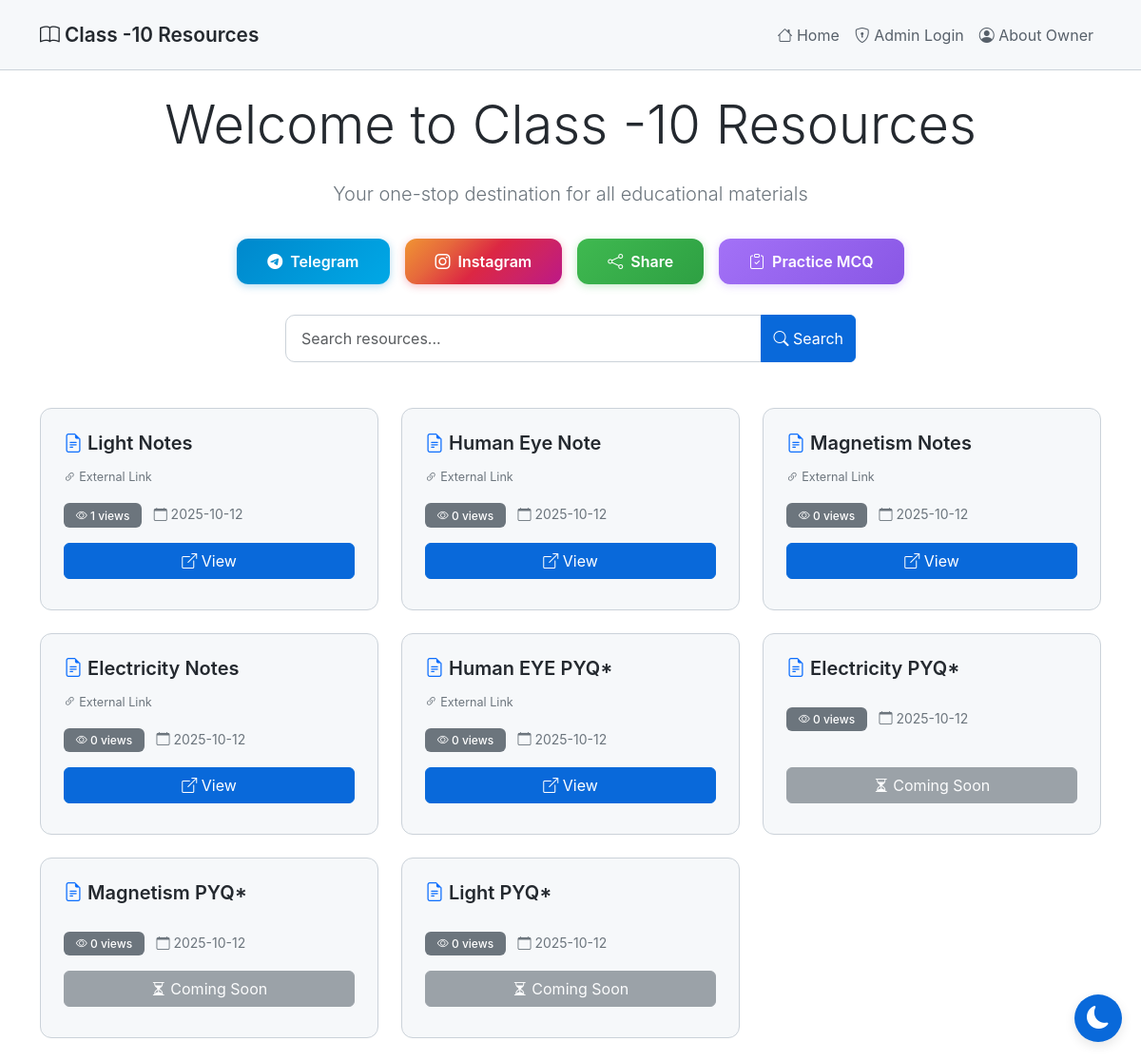
The page / on the database its author committed.
### tables this page shows
CREATE TABLE resources
                 (id INTEGER PRIMARY KEY AUTOINCREMENT,
                  name TEXT NOT NULL,
                  link TEXT,
                  filename TEXT,
                  view_count INTEGER DEFAULT 0,
                  created_at TIMESTAMP DEFAULT CURRENT_TIMESTAMP);

### app.py (the view)
@app.route('/')
def index():
    conn = sqlite3.connect('database.db')
    conn.row_factory = sqlite3.Row
    c = conn.cursor()
    search_query = request.args.get('search', '')
    if search_query:
        c.execute('SELECT * FROM resources WHERE name LIKE ? ORDER BY created_at ASC',
                  ('%' + search_query + '%',))
    else:
        c.execute('SELECT * FROM resources ORDER BY created_at ASC')
    resources = c.fetchall()
    c.execute('SELECT * FROM owner_info WHERE id = 1')
    owner_info = c.fetchone()
    conn.close()
    is_admin = 'admin' in session
    return render_template('index.html', resources=resources, is_admin=is_admin,
                          search_query=search_query, owner_info=owner_info)

### templates/index.html (shortened to what this page needs)
{% extends "base.html" %}
{% block content %}
<div class="text-center my-4">
    <h1 class="display-4 mb-4">Welcome to Class -10 Resources</h1>
    <p class="lead text-secondary">Your one-stop destination for all educational materials</p>
</div>
<div class="action-buttons">
    {% if owner_info %}
    <a href="{{ owner_info['telegram_link'] }}" target="_blank" class="action-btn btn-telegram">
        <i class="bi bi-telegram"></i> Telegram
    </a>
    <a href="{{ owner_info['instagram_link'] }}" target="_blank" class="action-btn btn-instagram">
        <i class="bi bi-instagram"></i> Instagram
    </a>
    {% endif %}
    <button onclick="shareWebsite()" class="action-btn btn-share">
        <i class="bi bi-share"></i> Share
    </button>
    <a href="{{ owner_info['mcq_link'] if owner_info else url_for('practice_mcq') }}" target="_blank" class="action-btn btn-mcq">
        <i class="bi bi-clipboard-check"></i> Practice MCQ
    </a>
</div>
<div class="search-container">
    <form method="GET" action="{{ url_for('index') }}">
        <div class="input-group">
            <input type="text" name="search" id="searchInput" class="form-control search-input"
                   placeholder="Search resources..." value="{{ search_query or '' }}"
                   oninput="autoSearch()">
            <button class="btn btn-primary" type="submit">
                <i class="bi bi-search"></i> Search
            </button>
        </div>
    </form>
</div>
<div class="row mt-5">
    {% if resources %}
        {% for resource in resources %}
        <div class="col-md-6 col-lg-4 mb-4">
            <div class="card h-100">
                <div class="card-body d-flex flex-column">
                    <h5 class="card-title">
                        <i class="bi bi-file-earmark-text text-primary"></i>
                        {{ resource['name'] }}
                    </h5>
                    <div class="card-text mb-3">
                        {% if resource['filename'] %}
                            <small class="text-secondary">
                                <i class="bi bi-paperclip"></i> {{ resource['filename'] }}
                            </small>
                        {% elif resource['link'] %}
                            <small class="text-secondary">
                                <i class="bi bi-link-45deg"></i> External Link
                            </small>
                        {% endif %}
                    </div>
                    <div class="mb-3">
                        <span class="badge bg-secondary">
                            <i class="bi bi-eye"></i> {{ resource['view_count'] }} views
                        </span>
                        <small class="text-secondary ms-2">
                            <i class="bi bi-calendar"></i>
                            {{ resource['created_at'][:10] }}
                        </small>
                    </div>
                    <div class="mt-auto">
                        {% if resource['link'] or resource['filename'] %}
                            <a href="{{ url_for('view_resource', id=resource['id']) }}"
                               class="btn btn-primary w-100 mb-2" target="_blank">
                                <i class="bi bi-box-arrow-up-right"></i> View
                            </a>
                        {% else %}
                            <button class="btn btn-secondary w-100 mb-2" disabled>
                                <i class="bi bi-hourglass-split"></i> Coming Soon
                            </button>
                        {% endif %}
                    </div>
                </div>
            </div>
        </div>
        {% endfor %}
    {% endif %}
</div>
{% endblock %}

### templates/base.html (shortened to what this page needs)
<!DOCTYPE html>
<html lang="en" data-theme="light">
<head>
    <link href="https://cdn.jsdelivr.net/npm/bootstrap@5.3.2/dist/css/bootstrap.min.css" rel="stylesheet">
    <link rel="stylesheet" href="https://cdn.jsdelivr.net/npm/bootstrap-icons@1.11.1/font/bootstrap-icons.css">
</head>
<body>
    <nav class="navbar navbar-expand-lg navbar-dark">
        <div class="container">
            <a class="navbar-brand" href="{{ url_for('index') }}">
                <i class="bi bi-book"></i> Class -10 Resources
            </a>
            <div class="collapse navbar-collapse" id="navbarNav">
                <ul class="navbar-nav ms-auto">
                    <li class="nav-item">
                        <a class="nav-link" href="{{ url_for('index') }}">
                            <i class="bi bi-house"></i> Home
                        </a>
                    </li>
                    {% if session.admin %}
                    <li class="nav-item">
                        <a class="nav-link" href="{{ url_for('add_resource') }}">
                            <i class="bi bi-plus-circle"></i> Add Resource
                        </a>
                    </li>
                    <li class="nav-item">
                        <a class="nav-link" href="{{ url_for('logout') }}">
                            <i class="bi bi-box-arrow-right"></i> Logout
                        </a>
                    </li>
                    {% else %}
                    <li class="nav-item">
                        <a class="nav-link" href="{{ url_for('login') }}">
                            <i class="bi bi-shield-lock"></i> Admin Login
                        </a>
                    </li>
                    {% endif %}
                    <li class="nav-item">
                        <a class="nav-link" href="{{ url_for('about_owner') }}">
                            <i class="bi bi-person-circle"></i> About Owner
                        </a>
                    </li>
                </ul>
            </div>
        </div>
    </nav>
    <div class="container mt-4">
        {% block content %}{% endblock %}
    </div>
    <button class="theme-toggle" id="themeToggle" aria-label="Toggle theme">
        <i class="bi bi-moon-fill" id="themeIcon"></i>
    </button>
</body>
</html>

### templates/base.html (style rules this page uses)
:root { --bg-primary: #ffffff; --bg-secondary: #f6f8fa; --bg-tertiary: #ffffff; --text-primary: #24292f; --text-secondary: #57606a; --border-color: #cbd2d9; --accent-color: #0969da; --success-color: #1a7f37; --danger-color: #cf222e; --shadow-color: rgba(0, 0, 0, 0.1); }
body { background-color: var(--bg-primary); color: var(--text-primary); font-family: -apple-system, BlinkMacSystemFont, 'Segoe UI', 'Noto Sans', Helvetica, Arial, sans-serif; min-height: 100vh; transition: background-color 0.3s ease, color 0.3s ease; }
* { transition: background-color 0.3s ease, color 0.3s ease, border-color 0.3s ease; }
.navbar { background-color: var(--bg-secondary) !important; border-bottom: 1px solid var(--border-color); padding: 1rem 0; }
.navbar-brand { font-weight: 600; color: var(--text-primary) !important; font-size: 1.3rem; }
.nav-link { color: var(--text-secondary) !important; transition: color 0.3s ease; }
.btn-primary { background-color: var(--accent-color); border-color: var(--accent-color); transition: all 0.3s ease; }
.card { background-color: var(--bg-secondary); border: 1px solid var(--border-color); border-radius: 12px; transition: all 0.3s ease; overflow: hidden; }
.card-body { padding: 1.5rem; }
.card-title { color: var(--text-primary); font-weight: 600; margin-bottom: 0.75rem; }
.card-text { color: var(--text-secondary); font-size: 0.9rem; }
.form-control, .form-select { background-color: var(--bg-tertiary); border: 1px solid var(--border-color); color: var(--text-primary); }
.theme-toggle { position: fixed; bottom: 20px; right: 20px; width: 50px; height: 50px; border-radius: 50%; background: var(--accent-color); border: none; color: white; font-size: 1.5rem; cursor: pointer; box-shadow: 0 4px 12px var(--shadow-color); transition: all 0.3s ease; z-index: 1000; display: flex; align-items: center; justify-content: center; }
.action-buttons { display: flex; flex-wrap: wrap; gap: 1rem; justify-content: center; margin: 2rem 0; }
.action-btn { padding: 0.75rem 2rem; font-size: 1rem; font-weight: 600; border-radius: 12px; text-decoration: none; display: inline-flex; align-items: center; gap: 0.5rem; transition: all 0.3s ease; border: none; cursor: pointer; }
.btn-telegram { background: linear-gradient(135deg, #0088cc, #00a8e6); color: white; }
.btn-instagram { background: linear-gradient(135deg, #f09433 0%, #e6683c 25%, #dc2743 50%, #cc2366 75%, #bc1888 100%); color: white; }
.btn-share { background: linear-gradient(135deg, #3fb950, #2ea043); color: white; }
.btn-mcq { background: linear-gradient(135deg, #a371f7, #8957e5); color: white; }
[data-theme="light"] .btn-telegram { box-shadow: 0 2px 8px rgba(0, 136, 204, 0.3); }
[data-theme="light"] .btn-instagram { box-shadow: 0 2px 8px rgba(220, 39, 67, 0.3); }
[data-theme="light"] .btn-share { box-shadow: 0 2px 8px rgba(63, 185, 80, 0.3); }
[data-theme="light"] .btn-mcq { box-shadow: 0 2px 8px rgba(163, 113, 247, 0.3); }
.badge { padding: 0.4rem 0.8rem; border-radius: 6px; font-weight: 500; }
.search-container { max-width: 600px; margin: 2rem auto; }
.search-input { border-radius: 10px; padding: 0.75rem 1rem; }

### rows shown on the page
resources: name "Light Notes", shows "External Link", view_count "1", created_at "2025-10-12"
resources: name "Human Eye Note", shows "External Link", view_count "0", created_at "2025-10-12"
resources: name "Magnetism Notes", shows "External Link", view_count "0", created_at "2025-10-12"
resources: name "Electricity Notes", shows "External Link", view_count "0", created_at "2025-10-12"
resources: name "Human EYE PYQ*", shows "External Link", view_count "0", created_at "2025-10-12"
resources: name "Electricity PYQ*", view_count "0", created_at "2025-10-12", link "Coming Soon"
resources: name "Magnetism PYQ*", view_count "0", created_at "2025-10-12", link "Coming Soon"
resources: name "Light PYQ*", view_count "0", created_at "2025-10-12", link "Coming Soon"
